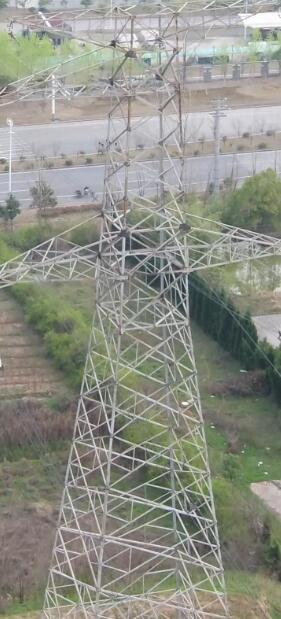
//> input picture 图像处理算法/cHOG_单张图像/cHOG_2/01.jpg, 281 x 619 px
$ ./hog   (built with g++ and OpenCV 4)
//> lines starting //> are read from the running program, lines starting //| are printed output that depends on the picture

/*****************************************
Copyright (c) 2015 Jingshuang Hu
@filename:demo.cpp
@datetime:2015.08.06
@author:HJS
@e-mail:eleftheria@163.com
@blog:http://blog.csdn.net/hujingshuang
*****************************************/


/*
* 参考链接 https://blog.csdn.net/hujingshuang/article/details/47337707/
*/

/******************
***  测试链接： https://blog.csdn.net/coming_is_winter/article/details/72850511
******************/

/**
* hog特征能用于图像配准吗？ 怎么表示单个特征点的hog特征呢？
* 以现在我的知识水平理解，图像配准有点难，因为他是整个图像的一个统计量，
* 只是用来区分图像是否为一类图像，诸如包不包含行人，
* 不像sift那样特征检测，单个特征点好像也没有这么个说法.自己简单认识，不一定对。
*/
#include <iostream>
#include <cv.h>
#include <opencv2/core/core.hpp>
#include <opencv2/highgui/highgui.hpp>
#include <opencv2/imgproc/imgproc.hpp>

using namespace cv;
using namespace std;

int main()
{
	Mat picture = imread("01.jpg", 0);//灰度
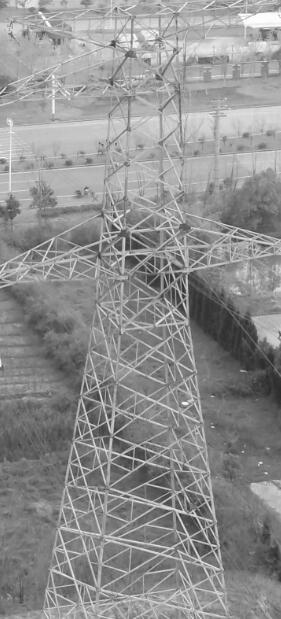
//> picture: 619 rows x 281 cols, CV_8UC1; min 38, max 255, mean 143
	Mat img;

	picture.convertTo(img, CV_32F);	//转换成浮点
	sqrt(img, img);					//gamma校正
	normalize(img, img, 0, 255, NORM_MINMAX, CV_32F);//归一化[0,255]浮点数

	Mat gradient = Mat::zeros(img.rows, img.cols, CV_32F);//梯度
	Mat theta = Mat::zeros(img.rows, img.cols, CV_32F);//角度

	for (int i = 1; i < img.rows - 1; i++)
	{
		for (int j = 1; j < img.cols - 1; j++)
		{
			float Gx, Gy;

			Gx = img.at<float>(i, j + 1) - img.at<float>(i, j - 1);
			Gy = img.at<float>(i + 1, j) - img.at<float>(i - 1, j);

			gradient.at<float>(i, j) = sqrt(Gx * Gx + Gy * Gy);//梯度模值
			theta.at<float>(i, j) = float(atan2(Gy, Gx) * 180 / CV_PI);//梯度方向[-180°，180°]
		}
	}
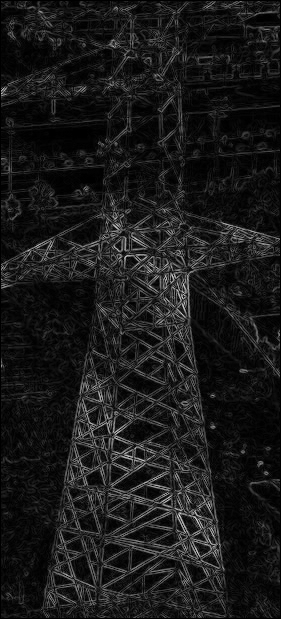
//> gradient: 619 rows x 281 cols, CV_32FC1; min 0, max 228.6, mean 25.9
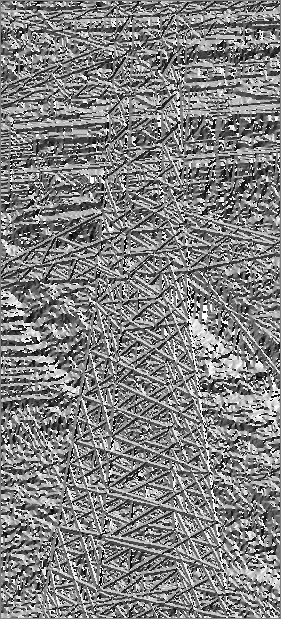
//> theta: 619 rows x 281 cols, CV_32FC1; min -179.6, max 180, mean 3.2; drawn with min black and max white

	normalize(gradient, gradient, 0, 255, NORM_MINMAX, CV_8UC1);//归一化[0,255] 无符号整型
//> gradient: 619 rows x 281 cols, CV_8UC1
	normalize(img, img, 0, 255, NORM_MINMAX, CV_8UC1);
//> img: 619 rows x 281 cols, CV_8UC1

	imshow("原图", picture);
	imshow("Gamma校正", img);
	imshow("梯度图", gradient);
	waitKey();

	return 0;
}

$ run again, with 图像处理算法/cHOG_单张图像/cHOG_2/02.jpg copied over 图像处理算法/cHOG_单张图像/cHOG_2/01.jpg
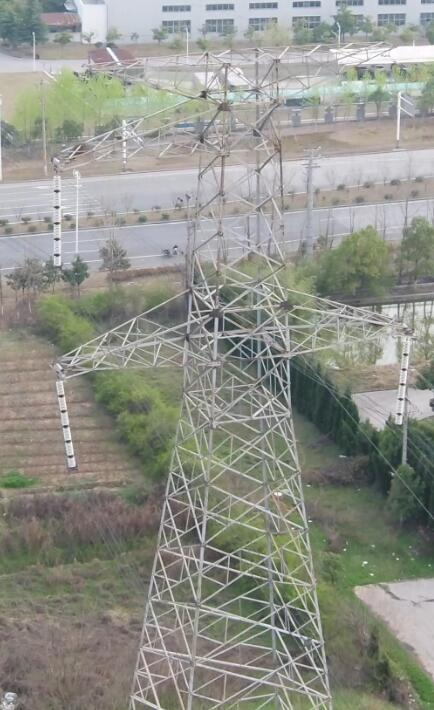
//> input picture 图像处理算法/cHOG_单张图像/cHOG_2/02.jpg, 434 x 710 px
//> after the loop `for (int i = 1; i < img.rows - 1; i++)`:
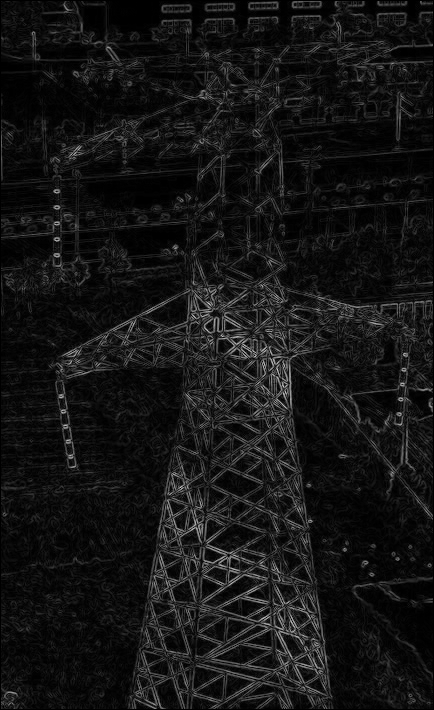
//> gradient: 710 rows x 434 cols, CV_32FC1; min 0, max 204.7, mean 21
//> after the loop `for (int i = 1; i < img.rows - 1; i++)`:
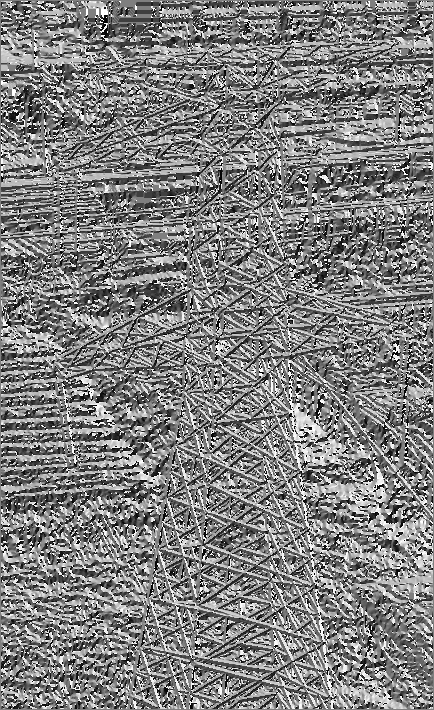
//> theta: 710 rows x 434 cols, CV_32FC1; min -179.6, max 180, mean 1.3; drawn with min black and max white

$ run again, with 图像处理算法/cHOG_单张图像/cHOG_2/11.jpg copied over 图像处理算法/cHOG_单张图像/cHOG_2/01.jpg
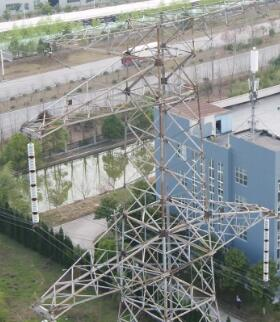
//> input picture 图像处理算法/cHOG_单张图像/cHOG_2/11.jpg, 280 x 322 px
//> after the loop `for (int i = 1; i < img.rows - 1; i++)`:
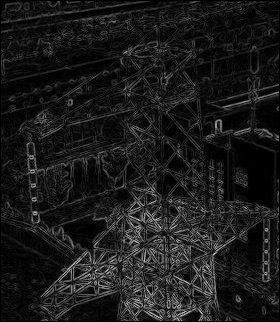
//> gradient: 322 rows x 280 cols, CV_32FC1; min 0, max 223.8, mean 27.2
//> after the loop `for (int i = 1; i < img.rows - 1; i++)`:
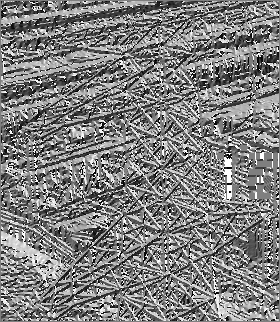
//> theta: 322 rows x 280 cols, CV_32FC1; min -179.6, max 180, mean 0.1; drawn with min black and max white

$ run again, with 图像处理算法/cHOG_单张图像/cHOG_2/12.jpg copied over 图像处理算法/cHOG_单张图像/cHOG_2/01.jpg
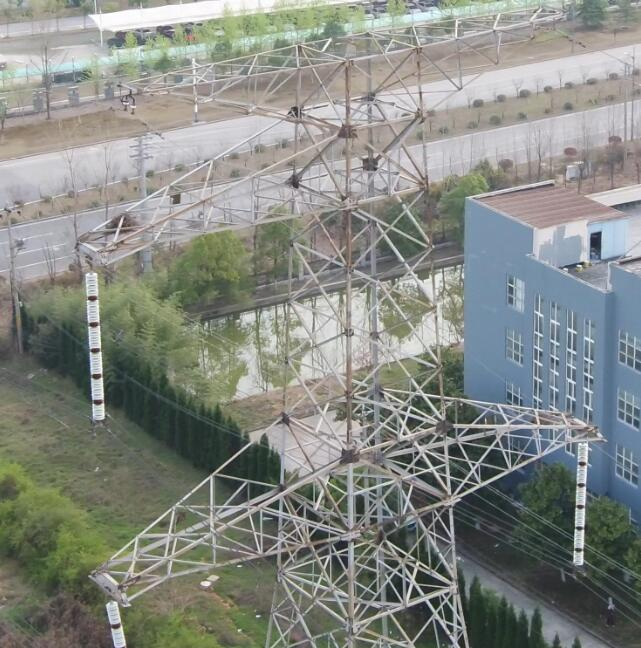
//> input picture 图像处理算法/cHOG_单张图像/cHOG_2/12.jpg, 641 x 648 px
//> after the loop `for (int i = 1; i < img.rows - 1; i++)`:
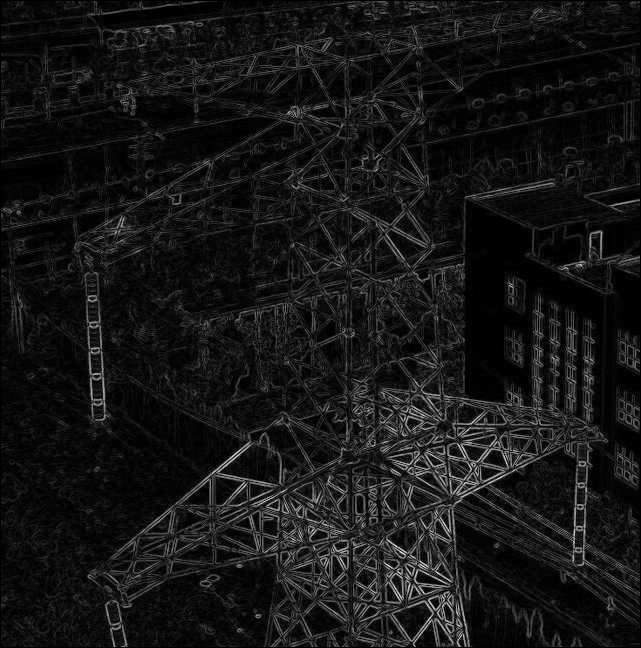
//> gradient: 648 rows x 641 cols, CV_32FC1; min 0, max 242.6, mean 22
//> after the loop `for (int i = 1; i < img.rows - 1; i++)`:
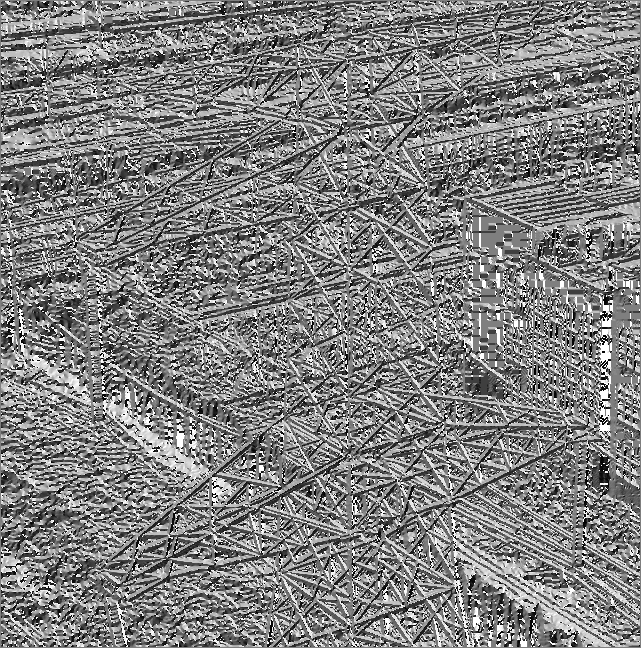
//> theta: 648 rows x 641 cols, CV_32FC1; min -179.6, max 180, mean 1.5; drawn with min black and max white
